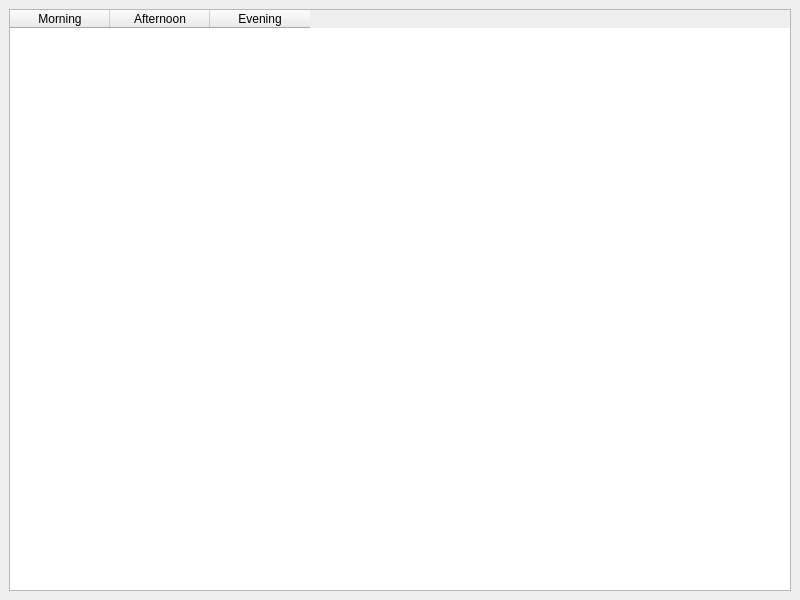
<?xml version="1.0" encoding="UTF-8"?>
<ui version="4.0">
 <class>MainWindow</class>
 <widget class="QMainWindow" name="MainWindow">
  <property name="geometry">
   <rect>
    <x>0</x>
    <y>0</y>
    <width>800</width>
    <height>600</height>
   </rect>
  </property>
  <property name="windowTitle">
   <string>MainWindow</string>
  </property>
  <widget class="QWidget" name="centralwidget">
   <layout class="QGridLayout" name="gridLayout">
    <item row="0" column="0">
     <widget class="QTableWidget" name="tableWidget">
      <column>
       <property name="text">
        <string>Morning</string>
       </property>
      </column>
      <column>
       <property name="text">
        <string>Afternoon</string>
       </property>
      </column>
      <column>
       <property name="text">
        <string>Evening</string>
       </property>
      </column>
     </widget>
    </item>
   </layout>
  </widget>
 </widget>
 <resources/>
 <connections/>
</ui>
